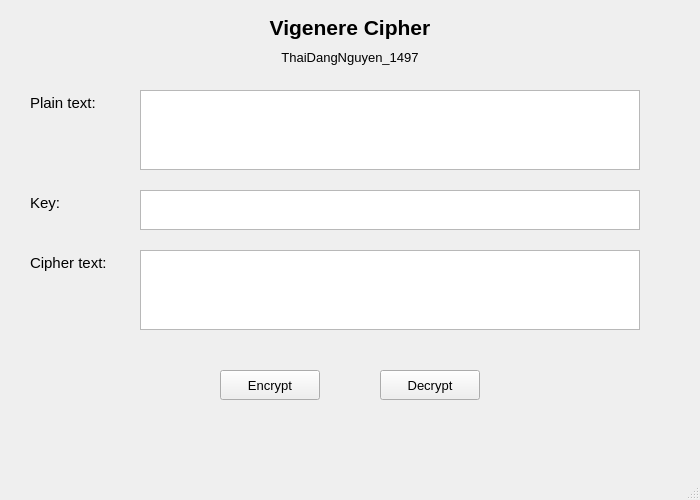
<?xml version="1.0" encoding="UTF-8"?>
<ui version="4.0">
 <class>MainWindow</class>
 <widget class="QMainWindow" name="MainWindow">
  <property name="geometry">
   <rect>
    <x>0</x>
    <y>0</y>
    <width>700</width>
    <height>500</height>
   </rect>
  </property>
  <property name="windowTitle">
   <string>Vigenere Cipher</string>
  </property>
  <widget class="QWidget" name="centralwidget">
   <!-- Tiêu đề Vigenere cipher -->
   <widget class="QLabel" name="label">
    <property name="geometry">
     <rect>
      <x>230</x>
      <y>10</y>
      <width>240</width>
      <height>35</height>
     </rect>
    </property>
    <property name="font">
     <font>
      <pointsize>16</pointsize>
      <weight>75</weight>
      <bold>true</bold>
     </font>
    </property>
    <property name="text">
     <string>Vigenere Cipher</string>
    </property>
    <property name="alignment">
     <set>Qt::AlignCenter</set>
    </property>
   </widget>
   
   <!-- Label tên sinh viên -->
   <widget class="QLabel" name="label_name">
    <property name="geometry">
     <rect>
      <x>230</x>
      <y>45</y>
      <width>240</width>
      <height>25</height>
     </rect>
    </property>
    <property name="font">
     <font>
      <pointsize>10</pointsize>
     </font>
    </property>
    <property name="text">
     <string>ThaiDangNguyen_1497</string>
    </property>
    <property name="alignment">
     <set>Qt::AlignCenter</set>
    </property>
   </widget>
   
   <!-- Label Plain text -->
   <widget class="QLabel" name="label_2">
    <property name="geometry">
     <rect>
      <x>30</x>
      <y>90</y>
      <width>100</width>
      <height>25</height>
     </rect>
    </property>
    <property name="font">
     <font>
      <pointsize>11</pointsize>
     </font>
    </property>
    <property name="text">
     <string>Plain text:</string>
    </property>
   </widget>
   
   <!-- Ô nhập Plain text -->
   <widget class="QPlainTextEdit" name="plainTextEdit">
    <property name="geometry">
     <rect>
      <x>140</x>
      <y>90</y>
      <width>500</width>
      <height>80</height>
     </rect>
    </property>
    <property name="font">
     <font>
      <pointsize>10</pointsize>
     </font>
    </property>
   </widget>
   
   <!-- Label Key -->
   <widget class="QLabel" name="label_3">
    <property name="geometry">
     <rect>
      <x>30</x>
      <y>190</y>
      <width>100</width>
      <height>25</height>
     </rect>
    </property>
    <property name="font">
     <font>
      <pointsize>11</pointsize>
     </font>
    </property>
    <property name="text">
     <string>Key:</string>
    </property>
   </widget>
   
   <!-- Ô nhập Key -->
   <widget class="QPlainTextEdit" name="plainTextEdit_2">
    <property name="geometry">
     <rect>
      <x>140</x>
      <y>190</y>
      <width>500</width>
      <height>40</height>
     </rect>
    </property>
    <property name="font">
     <font>
      <pointsize>10</pointsize>
     </font>
    </property>
   </widget>
   
   <!-- Label Cipher text -->
   <widget class="QLabel" name="label_4">
    <property name="geometry">
     <rect>
      <x>30</x>
      <y>250</y>
      <width>100</width>
      <height>25</height>
     </rect>
    </property>
    <property name="font">
     <font>
      <pointsize>11</pointsize>
     </font>
    </property>
    <property name="text">
     <string>Cipher text:</string>
    </property>
   </widget>
   
   <!-- Ô hiển thị Cipher text -->
   <widget class="QPlainTextEdit" name="plainTextEdit_3">
    <property name="geometry">
     <rect>
      <x>140</x>
      <y>250</y>
      <width>500</width>
      <height>80</height>
     </rect>
    </property>
    <property name="font">
     <font>
      <pointsize>10</pointsize>
     </font>
    </property>
    <property name="readOnly">
     <bool>true</bool>
    </property>
   </widget>
   
   <!-- Nút Encrypt -->
   <widget class="QPushButton" name="pushButton">
    <property name="geometry">
     <rect>
      <x>220</x>
      <y>370</y>
      <width>100</width>
      <height>30</height>
     </rect>
    </property>
    <property name="font">
     <font>
      <pointsize>10</pointsize>
     </font>
    </property>
    <property name="text">
     <string>Encrypt</string>
    </property>
   </widget>
   
   <!-- Nút Decrypt -->
   <widget class="QPushButton" name="pushButton_2">
    <property name="geometry">
     <rect>
      <x>380</x>
      <y>370</y>
      <width>100</width>
      <height>30</height>
     </rect>
    </property>
    <property name="font">
     <font>
      <pointsize>10</pointsize>
     </font>
    </property>
    <property name="text">
     <string>Decrypt</string>
    </property>
   </widget>
  </widget>
  
  <widget class="QMenuBar" name="menubar">
   <property name="geometry">
    <rect>
     <x>0</x>
     <y>0</y>
     <width>700</width>
     <height>22</height>
    </rect>
   </property>
  </widget>
  
  <widget class="QStatusBar" name="statusbar"/>
 </widget>
 <resources/>
 <connections/>
</ui>
